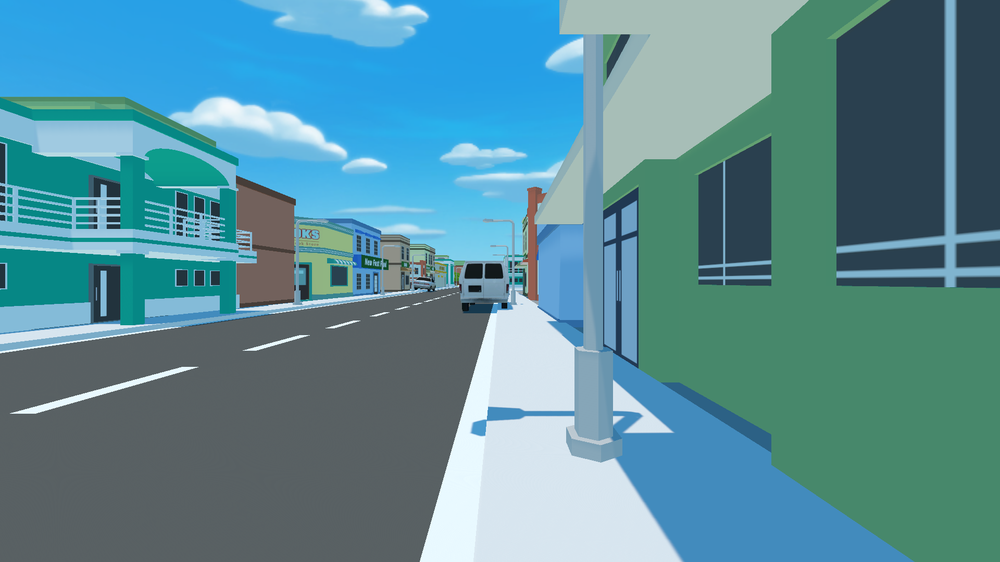
#> input picture Project_images/Szene_1/0.png, 1000 x 562 px, shrunk from 1920 x 1080 before the run
$ python -i junction_detection_conv.py   (imports and definitions only)
#> lines starting #> are read from the running program, lines starting #| are printed output that depends on the picture; after the words box and inside, x2 and y2 are one past the last pixel; in counts of white or black regions, pixels touching at a corner belong together
#> further down, picture is the input picture: shape (562, 1000, 3); mean B, G, R 152.8, 140.8, 89.4
import numpy as np
import cv2 as cv
from skimage.util import img_as_bool
from skimage.morphology import skeletonize, remove_small_objects
MatLike = np.ndarray
from matplotlib import pyplot as plt
from scipy.ndimage import convolve

def junction_in_sight(img: MatLike, visualize:bool=False) -> bool:
    """
    Detects if a junction (T or X) is visible in the image using the shape of the road mask.
    Returns True if a junction is likely present, False otherwise.
    """
#> called with visualize = False
    h = img.shape[0]
#> h = 562
    roi = img[int(h*0.2):, :]
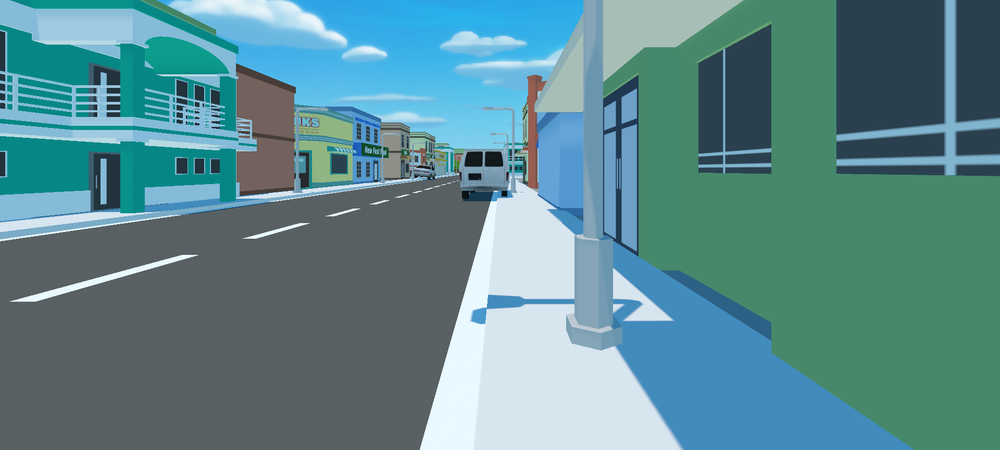
#> roi: shape (450, 1000, 3); mean B, G, R 144.1, 137.8, 92.9

    roi_hsv = cv.cvtColor(roi, cv.COLOR_BGR2HSV)
#> roi_hsv: shape (450, 1000, 3); mean H, S, V 92.2, 96.2, 151.3
    lower_road = np.array([int(190/2), int(8*2.55), int(35*2.55)])
    upper_road = np.array([int(200/2), int(14*2.55), int(45*2.55)])
    road_mask = cv.inRange(roi_hsv, lower_road, upper_road)
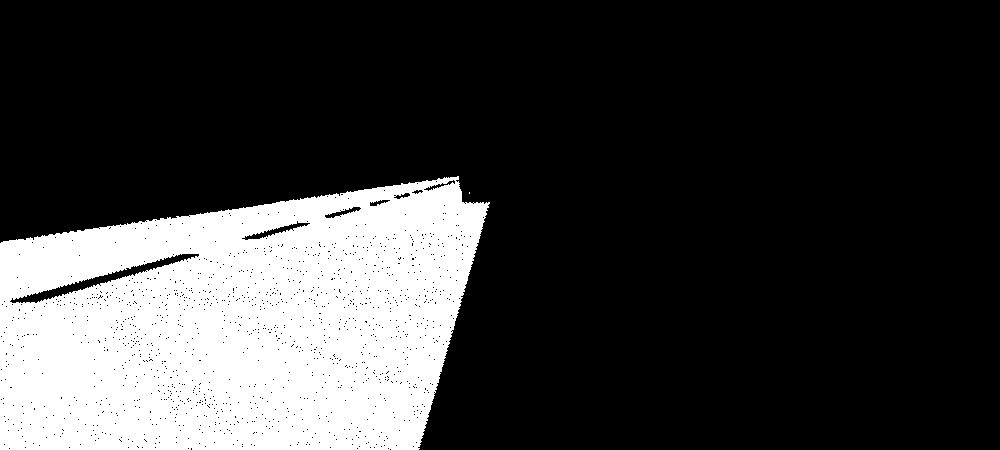
#> road_mask: shape (450, 1000); 23.6% white; 2 white regions (1 under 20 px), largest, box (x1, y1, x2, y2) and area: (0, 176, 490, 450) 106029

    kernel_close = np.ones((20, 20), np.uint8)
    road_mask_clean = cv.morphologyEx(road_mask, cv.MORPH_CLOSE, kernel_close, iterations=5)
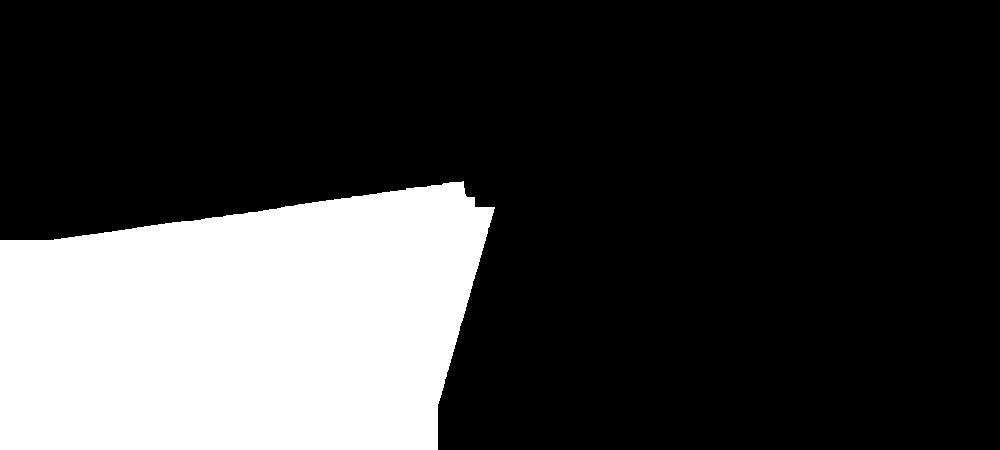
#> road_mask_clean: shape (450, 1000); 24.2% white; 1 white region, box (x1, y1, x2, y2) and area: (0, 181, 495, 450) 109076

    C = 20
    road_mask_bool = img_as_bool(road_mask_clean)
    skel = skeletonize(road_mask_bool)
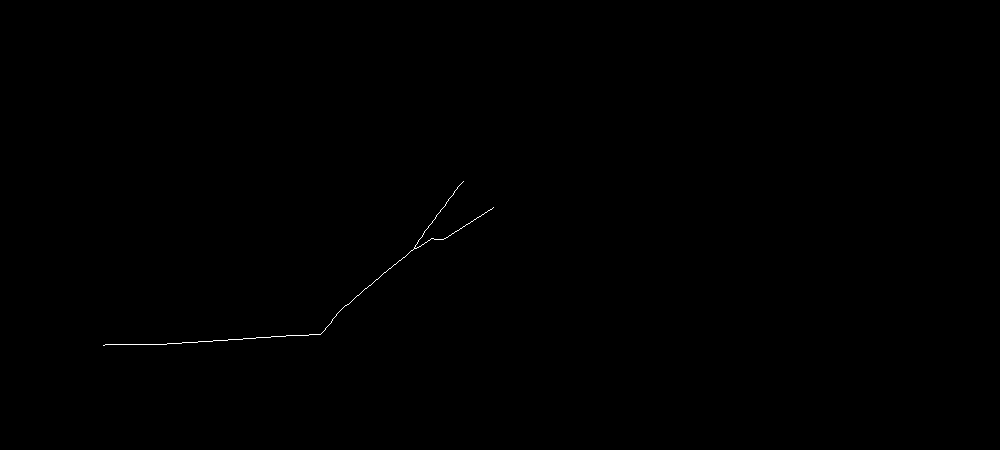
#> skel: shape (450, 1000) bool; 0.1% white in thin lines or dots, all inside (x1, y1, x2, y2) = (103, 181, 494, 346)
    skel_clean = remove_small_objects(skel, min_size=100)
#> skel_clean: shape (450, 1000) bool; every value is 0
    kernel = np.array([[1,1,1],[1,C,1],[1,1,1]])
    filtered = convolve(skel_clean.astype(np.uint8), kernel, mode='constant')
    endpoints = np.sum(filtered==C+1)
#> endpoints = 0
    branchpoints = np.sum(filtered >= C+3)
#> branchpoints = 0

    if (endpoints > 2):
        return True

    # [11 lines of commented-out code are left out]
    return False

>>> import cv2
>>> picture = cv2.imread('Project_images/Szene_1/0.png')
>>> result = junction_in_sight(picture)
#> result = False

$ run again, on Project_images/Szene_1/1.png
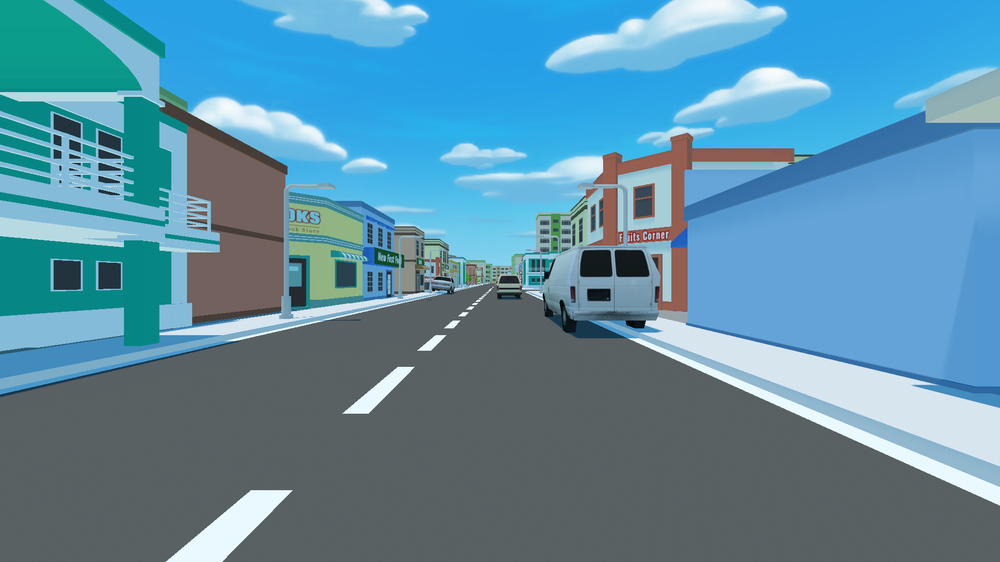
#> input picture Project_images/Szene_1/1.png, 1000 x 562 px, shrunk from 1920 x 1080 before the run
#> picture is the input picture: shape (562, 1000, 3); mean B, G, R 164.5, 141.5, 92.1
#> roi_hsv: shape (450, 1000, 3); mean H, S, V 93.4, 81.8, 153.4
#> in junction_in_sight, `road_mask = cv.inRange(roi_hsv, lower_road, upper_road)`:
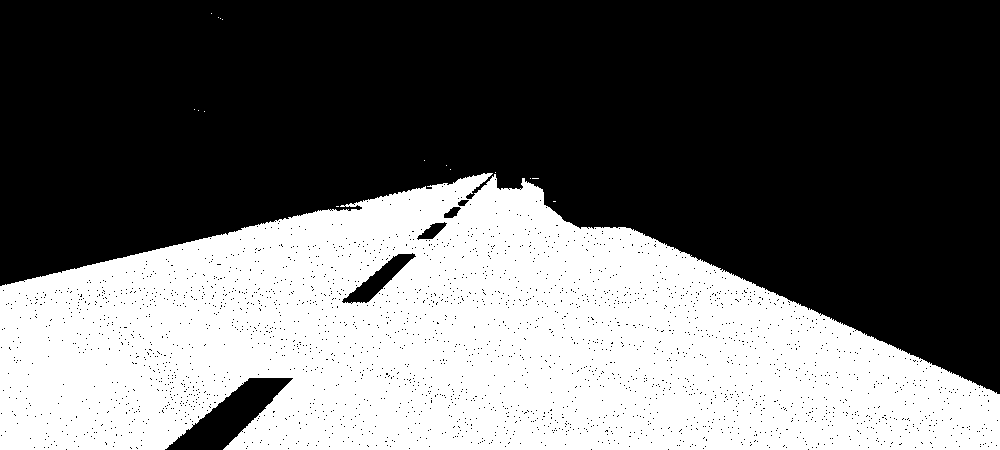
#> road_mask: shape (450, 1000); 41.2% white; 16 white regions (15 under 20 px), largest, box (x1, y1, x2, y2) and area: (0, 173, 1000, 450) 185251
#> road_mask_clean: shape (450, 1000); 42.6% white; 3 white regions (1 under 20 px), largest, box (x1, y1, x2, y2) and area: (0, 165, 1000, 450) 191161, (216, 0, 228, 25) 300
#> in junction_in_sight, `skel = skeletonize(road_mask_bool)`:
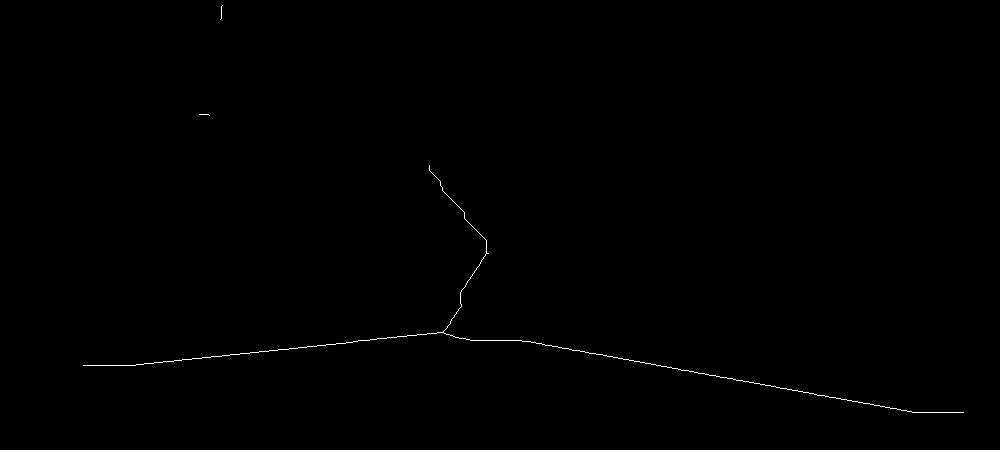
#> skel: shape (450, 1000) bool; 0.24% white in thin lines or dots, all inside (x1, y1, x2, y2) = (83, 5, 964, 413)
#> skel_clean: shape (450, 1000) bool; every value is 0
#> endpoints = 0
#> result = False

$ run again, on Project_images/Szene_1/2.png
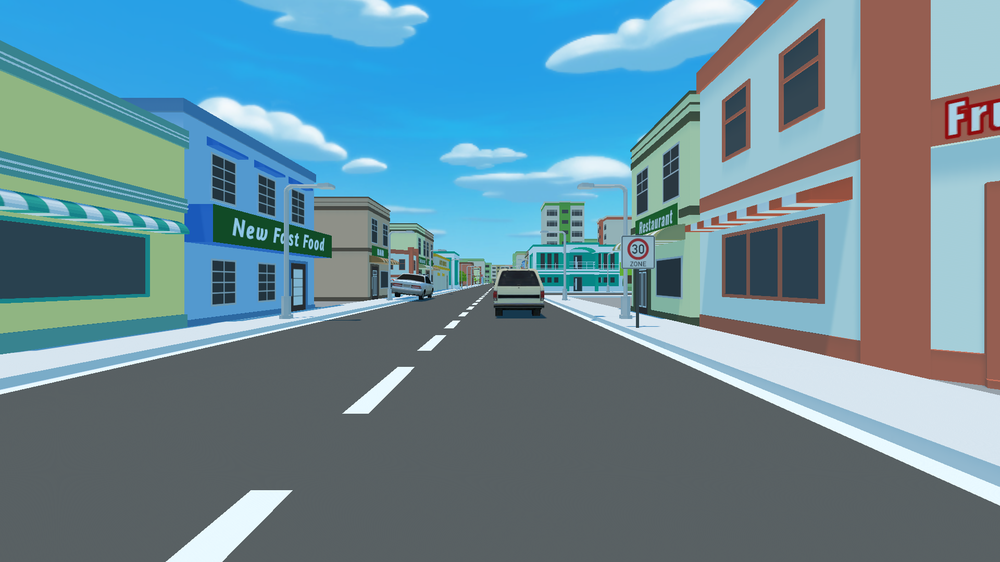
#> input picture Project_images/Szene_1/2.png, 1000 x 562 px, shrunk from 1920 x 1080 before the run
#> picture is the input picture: shape (562, 1000, 3); mean B, G, R 151, 137.7, 104.5
#> roi_hsv: shape (450, 1000, 3); mean H, S, V 87.7, 68.5, 146.6
#> in junction_in_sight, `road_mask = cv.inRange(roi_hsv, lower_road, upper_road)`:
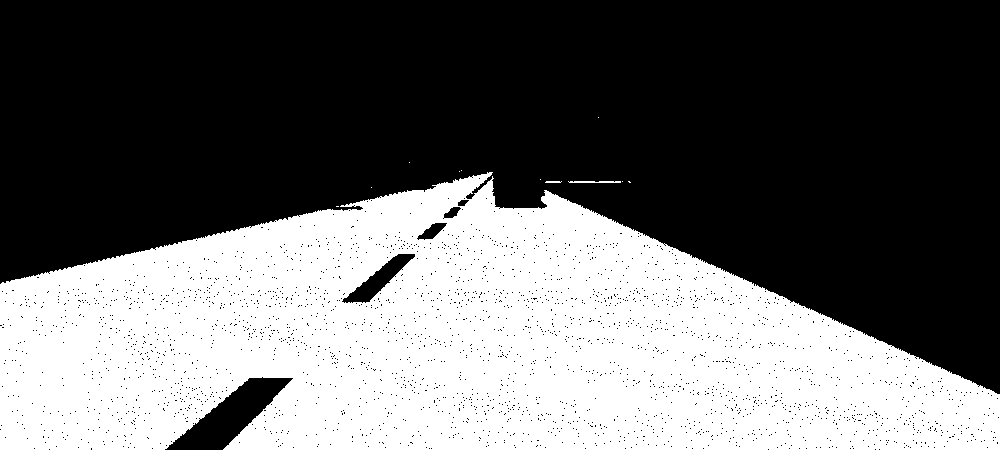
#> road_mask: shape (450, 1000); 41.3% white; 12 white regions (9 under 20 px), largest, box (x1, y1, x2, y2) and area: (0, 172, 1000, 450) 185807, (568, 181, 621, 183) 98, (545, 181, 562, 183) 31
#> road_mask_clean: shape (450, 1000); 43.5% white; 1 white region, box (x1, y1, x2, y2) and area: (0, 122, 1000, 450) 195958
#> in junction_in_sight, `skel = skeletonize(road_mask_bool)`:
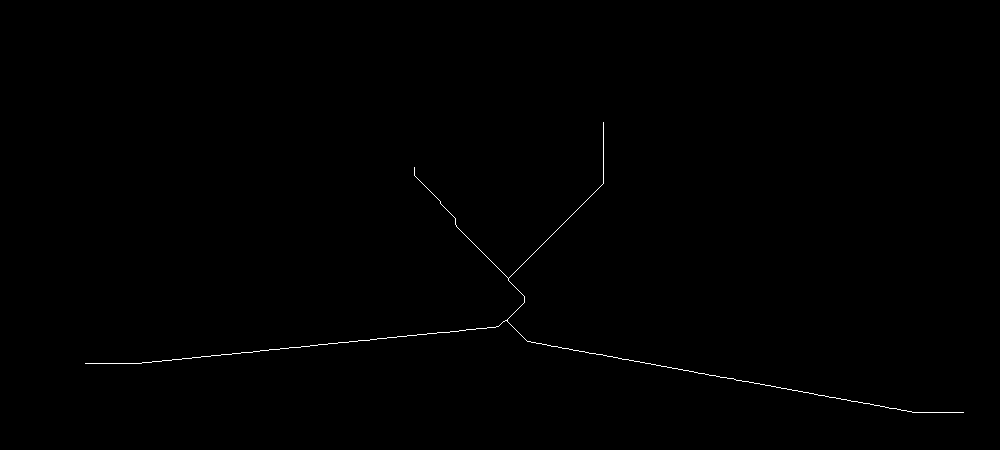
#> skel: shape (450, 1000) bool; 0.26% white in thin lines or dots, all inside (x1, y1, x2, y2) = (85, 122, 964, 413)
#> skel_clean: shape (450, 1000) bool; every value is 0
#> endpoints = 0
#> result = False

$ run again, on Project_images/Szene_1/3.png
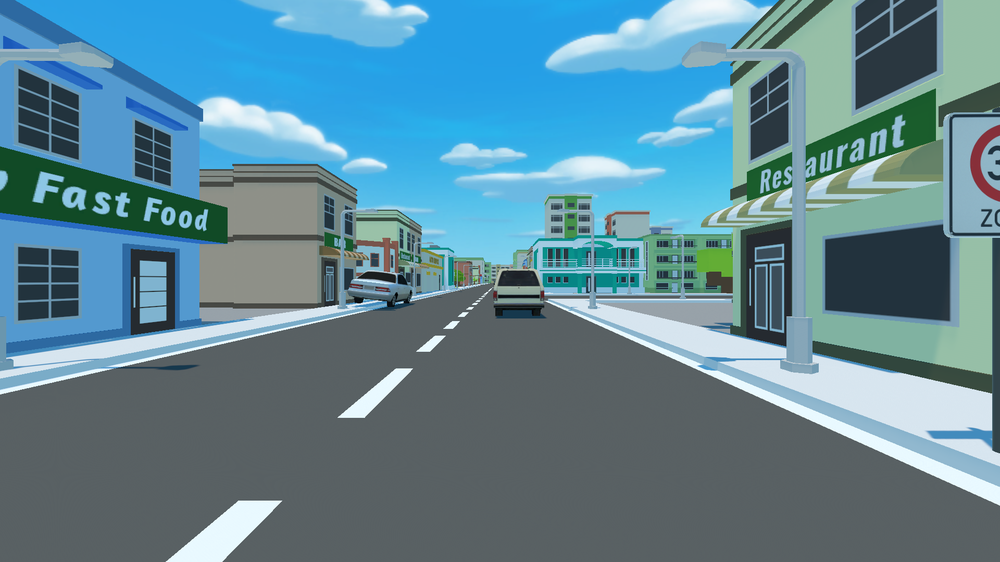
#> input picture Project_images/Szene_1/3.png, 1000 x 562 px, shrunk from 1920 x 1080 before the run
#> picture is the input picture: shape (562, 1000, 3); mean B, G, R 150, 135.1, 95.2
#> roi_hsv: shape (450, 1000, 3); mean H, S, V 93.7, 69, 142.1
#> in junction_in_sight, `road_mask = cv.inRange(roi_hsv, lower_road, upper_road)`:
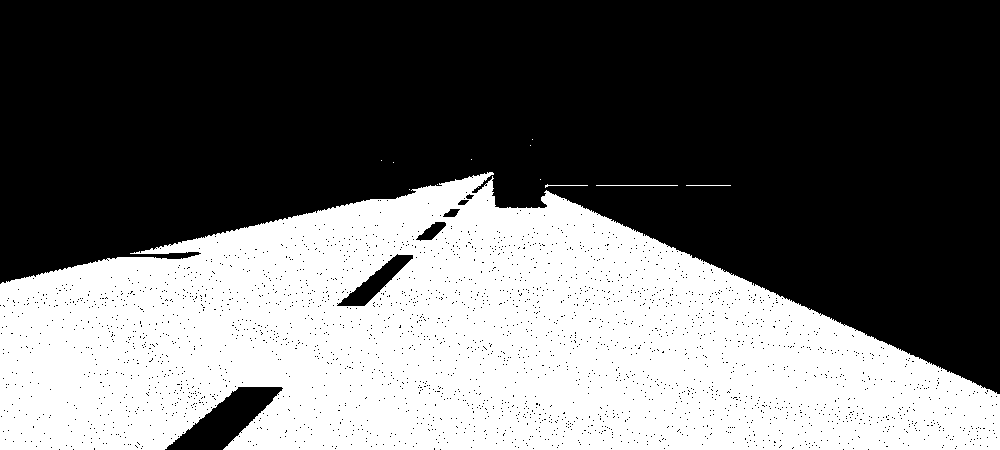
#> road_mask: shape (450, 1000); 41.3% white; 12 white regions (8 under 20 px), largest, box (x1, y1, x2, y2) and area: (0, 172, 1000, 450) 185759, (596, 185, 678, 186) 82, (545, 184, 588, 188) 48, (686, 185, 731, 186) 45
#> road_mask_clean: shape (450, 1000); 45.4% white; 1 white region, box (x1, y1, x2, y2) and area: (0, 144, 1000, 450) 204403
#> in junction_in_sight, `skel = skeletonize(road_mask_bool)`:
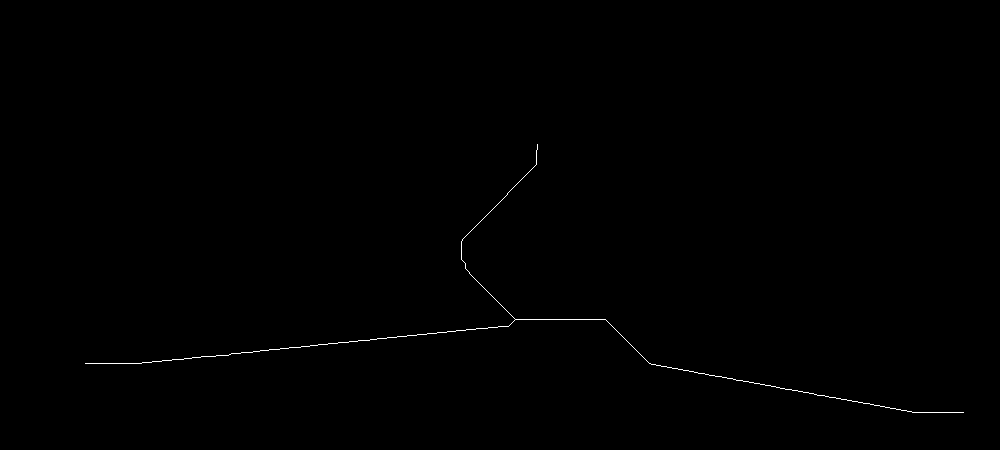
#> skel: shape (450, 1000) bool; 0.23% white in thin lines or dots, all inside (x1, y1, x2, y2) = (85, 144, 964, 413)
#> skel_clean: shape (450, 1000) bool; every value is 0
#> endpoints = 0
#> result = False
